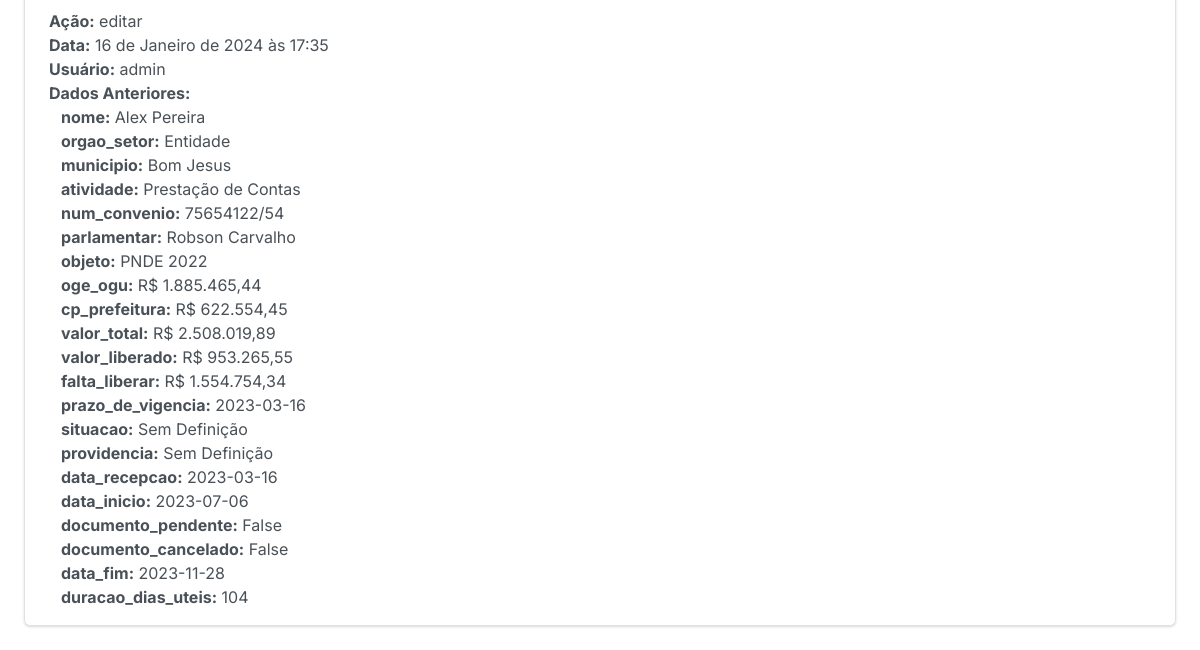
The app's page /historico/ (signed in, lower part), older data.
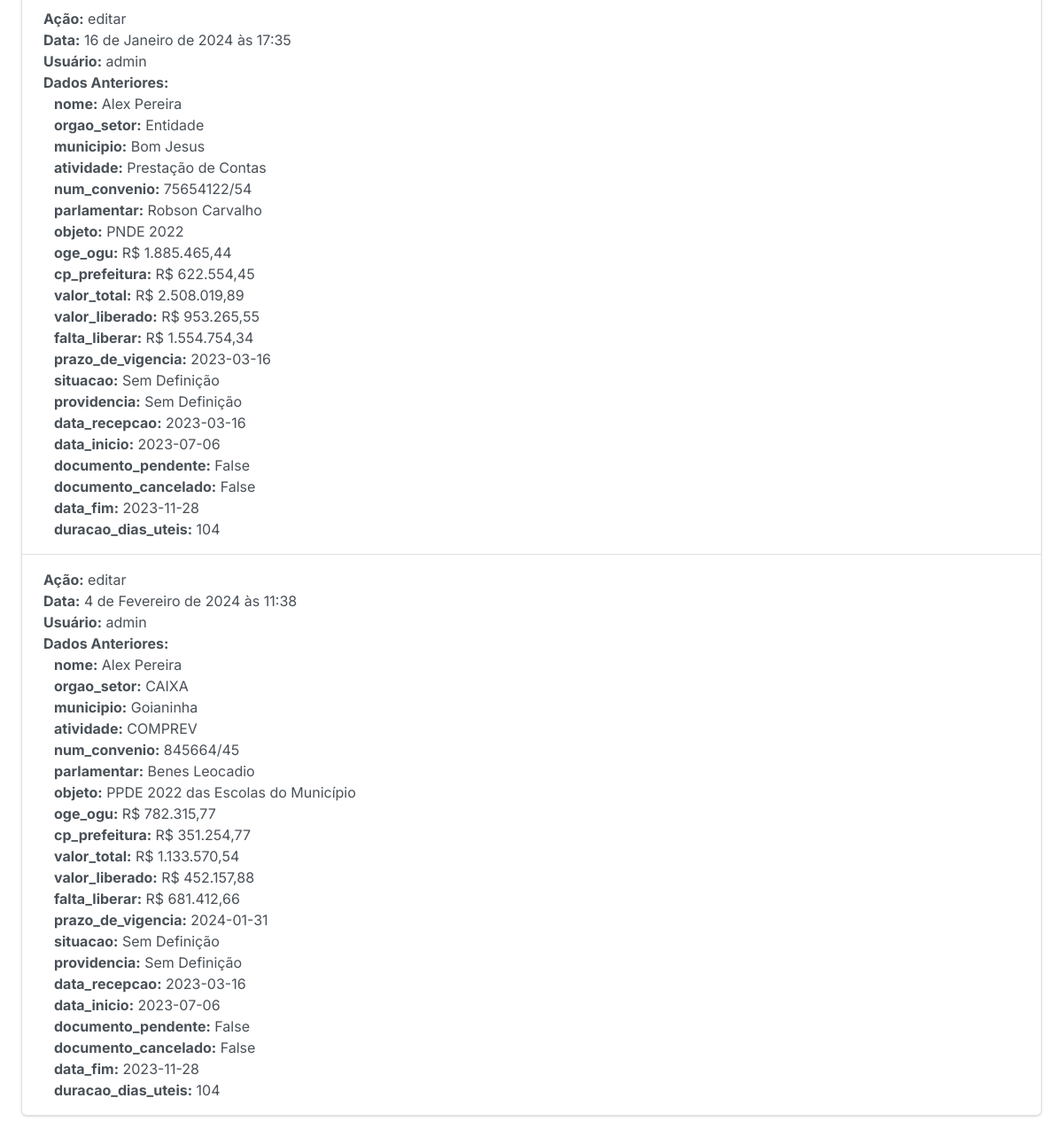
The same page, newer data.
### plataforma/models.py (models this page shows, shortened)
class Historico(models.Model):
    usuario = models.ForeignKey(CustomUser, on_delete=models.CASCADE)
    acao = models.CharField(max_length=255)
    data = models.DateTimeField(auto_now_add=True)
    dados_anteriores = models.JSONField(default=dict, encoder=DecimalJSONEncoder)
    registro = models.ForeignKey(RegistroFuncionarios, on_delete=models.CASCADE)

### autenticar/models.py (models this page shows)
class CustomUser(AbstractUser):
    reset_password_token = models.CharField(max_length=32, blank=True, null=True)
    groups = models.ManyToManyField(
        'auth.Group',
        related_name='customuser_set',
        related_query_name='user',
        blank=True,
        verbose_name='groups',
        help_text='The groups this user belong to. A user will get all permissions granted to each of their groups.',
    )
    user_permissions = models.ManyToManyField(
        'auth.Permission',
        related_name='customuser_set',
        related_query_name='user',
        blank=True,
        verbose_name='user permissions',
        help_text='Specific permissions for this user.'
    )

### plataforma/views.py (the view)
# urls.py: path('historico/', views.historico, name='historico'),
def historico(request):
    historico_registros = Historico.objects.all()
    context = {
        'historico_registros': historico_registros
    }
    return render(request, 'historico_template.html', context)

### plataforma/templates/historico_template.html (shortened to what this page needs)
{% extends "base.html" %}
{% load static %}
{% load humanize %}
{% load custom_filters %}
{% block container %}
    <div class="m-4">
      <h1>Histórico de Registros</h1> <br>
      <ul class="list-group">
        {% for historico in historico_registros %}
          <li class="list-group-item justify-content-between align-items-center">
            <strong>Ação:</strong> {{ historico.acao }}<br>
            <strong>Data:</strong> {{ historico.data }}<br>
            <strong>Usuário:</strong> {{ historico.usuario }}<br>
            <strong>Dados Anteriores:</strong> <br>
            <div class="container">
              {% for key, value in historico.dados_anteriores.items %}
                <strong>{{ key }}:</strong> {{ value }} <br>
              {% endfor %}
            </div>
          </li>
        {% endfor %}
      </ul>
    </div>
{% endblock container %}

### autenticar/templates/base.html (shortened to what this page needs)
{% load static %}
<!DOCTYPE html>
<html lang="pt-BR">
<head>
  <link rel="stylesheet" href="{% static 'autenticar/css/bootstrap.css' %}">
  <link rel="stylesheet" href="{% static 'autenticar/css/bootstrap.min.css' %}">
  <link rel="stylesheet" href="{% static 'autenticar/css/navbar.css' %}">
  <link rel="stylesheet" type="text/css" href="https://cdn.datatables.net/1.11.5/css/jquery.dataTables.css">
</head>
<body>
  {% block container %}
  {% endblock container %}
</body>
</html>

Row changes from the older to the newer data that the page shows:
added Historico: acao "editar", data "4 de Fevereiro de 2024 às 11:38", usuario "admin", dados_anteriores "nome" "orgao_setor" "municipio" "atividade" "num_convenio" "parlamentar" "objeto" "oge_ogu" "cp_prefeitura" "valor_total" "valor_liberado" "falta_liberar" "prazo_de_vigencia" "situacao" "providencia" "data_recepcao" "data_inicio" "documento_pendente" "documento_cancelado" "data_fim" "duracao_dias_uteis", dados_anteriores "Alex Pereira" "CAIXA" "Goianinha" "COMPREV" "845664/45" "Benes Leocadio" "PPDE 2022 das Escolas do Município" "R$ 782.315,77" "R$ 351.254,77" "R$ 1.133.570,54" "R$ 452.157,88" "R$ 681.412,66" "2024-01-31" "Sem Definição" "Sem Definição" "2023-03-16" "2023-07-06" "False" "False" "2023-11-28" "104"
